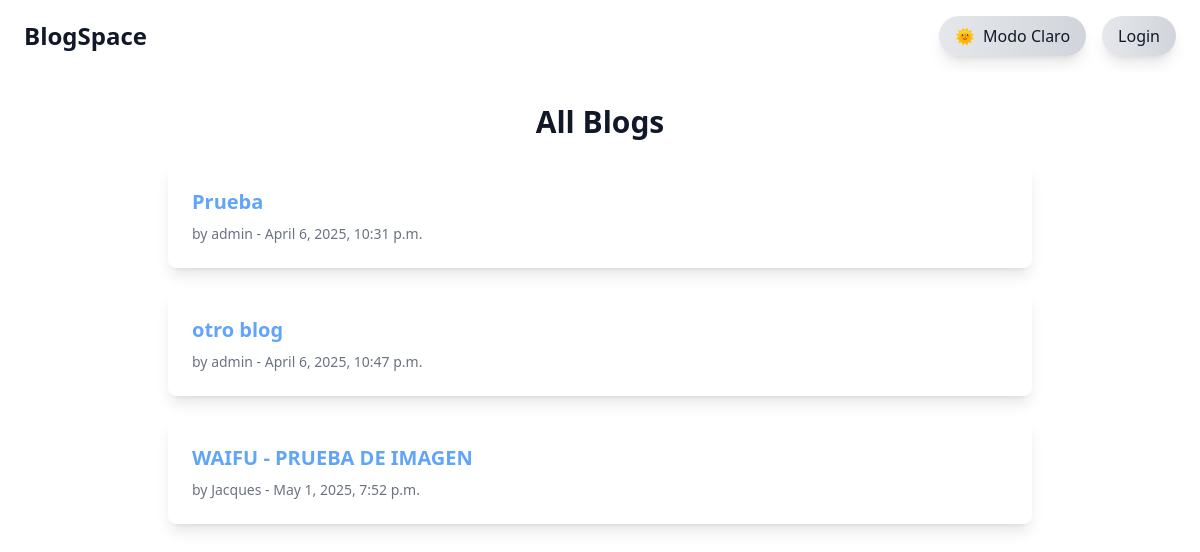
The page / on the database its author committed.
### blogapp/models.py (models this page shows, shortened)
class Blog(models.Model):
    title = models.CharField(max_length=200)
    content = CKEditor5Field('Content', config_name='extends')  # CKEditor para el contenido
    author = models.ForeignKey(User, on_delete=models.CASCADE)
    created_at = models.DateTimeField(auto_now_add=True)

### blogapp/views.py (the view)
# urls.py: path('', BlogListView.as_view(), name='blog_list'),
class BlogListView(ListView):
    model = Blog
    template_name = 'blogapp/blog_list.html'

### blogapp/templates/blogapp/blog_list.html
{% extends 'base.html' %}
{% block content %}
  <h1 class="text-3xl font-bold mb-6 text-center text-gray-900 dark:text-white">All Blogs</h1>
  <div class="grid gap-6">
    {% for blog in object_list %}
      <div class="bg-white dark:bg-gray-800 rounded-lg shadow-lg p-6 hover:shadow-xl transition-all duration-700 ease-in-out dark:text-white text-gray-900 animate-fade-in">
        <h2 class="text-xl font-semibold mb-2">
          <a href="{% url 'blogapp:blog_detail' blog.pk %}" class="text-blue-400 hover:text-blue-300">{{ blog.title }}</a>
        </h2>
        <p class="text-sm text-gray-500 dark:text-gray-400">by {{ blog.author.username }} - {{ blog.created_at }}</p>
      </div>
    {% empty %}
      <p class="text-gray-500 dark:text-gray-400 text-center">No blogs have been posted yet.</p>
    {% endfor %}
  </div>
{% endblock %}

### blogapp/templates/blogapp/base.html (style rules this page uses)
html, body { height: 100%; scroll-behavior: smooth; }
html { background-color: white; }
.animate-fade-in { will-change: opacity, transform; }

### rows shown on the page
Blog: title "Prueba", author.username "admin", created_at "April 6, 2025, 10:31 p.m."
Blog: title "otro blog", author.username "admin", created_at "April 6, 2025, 10:47 p.m."
Blog: title "WAIFU - PRUEBA DE IMAGEN", author.username "Jacques", created_at "May 1, 2025, 7:52 p.m."
